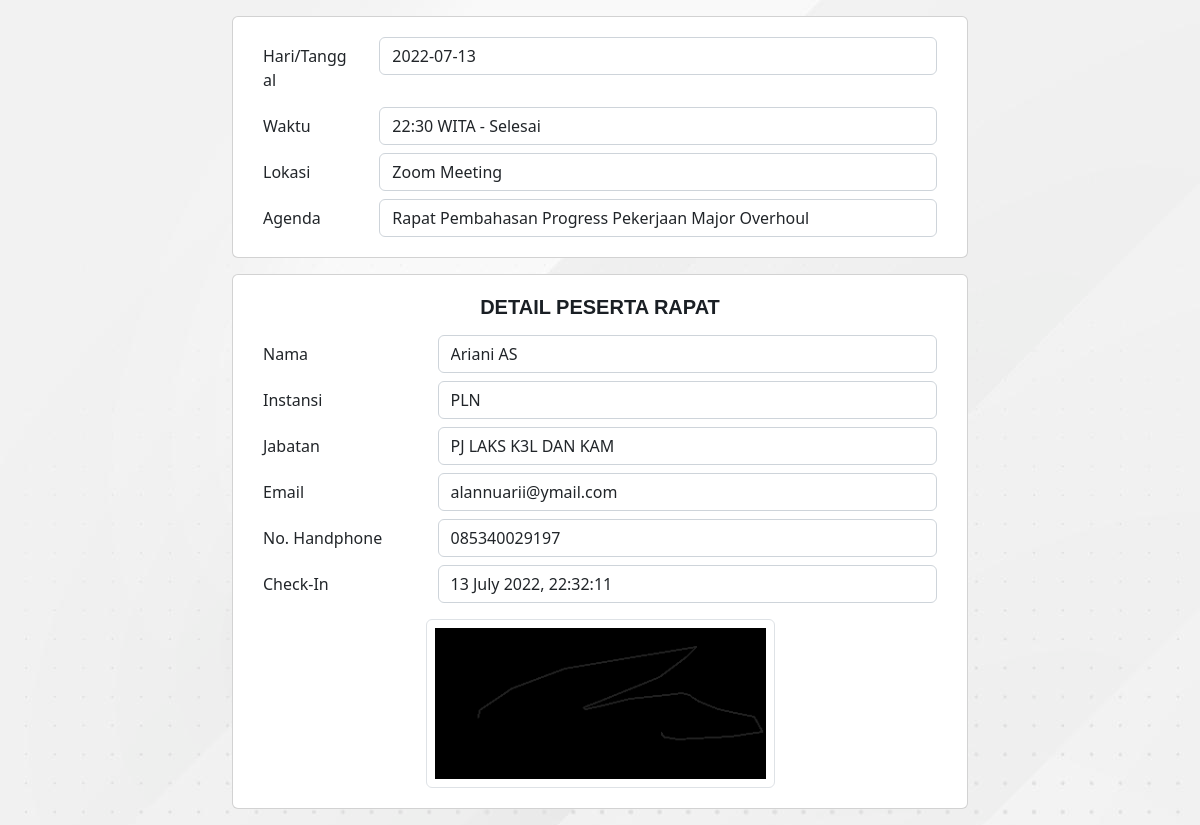
The page /detail-peserta/42191 on the database its author committed.
### app/models/agenda.py (models this page shows, shortened)
class Agenda(db.Model):
    id = db.Column(db.Integer, primary_key=True, autoincrement=True)
    tanggal = db.Column(db.String(30), nullable=False)
    waktu = db.Column(db.String(10), nullable=False)
    tempat = db.Column(db.String(80), nullable=False)
    link = db.Column(db.String(250), nullable=True)
    agenda = db.Column(db.String(150), nullable=False)
    absens = db.relationship('Absen', backref='agenda', cascade="all, delete-orphan")

### app/models/absen.py (models this page shows)
class Absen(db.Model):
    id = db.Column(db.Integer, primary_key=True)
    nama = db.Column(db.String(50), nullable=False)
    instansi = db.Column(db.String(80), nullable=False)
    jabatan = db.Column(db.String(50), nullable=False)
    email = db.Column(db.String(50), nullable=False)
    hp = db.Column(db.String(20), nullable=False)
    ttd = db.Column(db.String(50), nullable=False)
    qrcode = db.Column(db.String(50), nullable=False)
    checkin = db.Column(db.String(30), default=datetime.datetime.now().strftime('%d %B %Y, %H:%M:%S'))
    agenda_id = db.Column(db.Integer, db.ForeignKey('agenda.id'))
    def __repr__(self):
        return '<{}. {}>'.format(self.id, self.nama)

### app/routes.py (the view)
@app.route('/detail-peserta/<id>')
def detail_peserta(id):
    peserta = Absen.query.filter_by(id=id).first()
    print(peserta)
    return render_template('pages/detail-peserta.html', title='Detail Peserta Rapat', guest=peserta)

### app/templates/pages/detail-peserta.html (shortened to what this page needs)
<!DOCTYPE html>
<html lang="en">
  <head>
    {% include 'includes/styles.html' %}
  </head>
  <body>
    {% block content %}
    <main class="detail-peserta container position-absolute top-0 start-50 translate-middle-x mt-3">
      <div class="row">
        <div class="col-8 offset-2">
          <div class="card mb-3 card-judul">
            <div class="row mb-2">
              <label for="inputEmail3" class="col-sm-2 col-form-label">Hari/Tanggal</label>
              <div class="col-sm-10">
                <input type="email" class="form-control" id="inputEmail3" value="{{guest.agenda.tanggal}}" readonly />
              </div>
            </div>
            <div class="row mb-2">
              <label for="inputEmail3" class="col-sm-2 col-form-label">Waktu</label>
              <div class="col-sm-10">
                <input type="email" class="form-control" id="inputEmail3" value="{{guest.agenda.waktu}} WITA - Selesai" readonly />
              </div>
            </div>
            <div class="row mb-2">
              <label for="inputEmail3" class="col-sm-2 col-form-label">Lokasi</label>
              <div class="col-sm-10">
                <input type="email" class="form-control" id="inputEmail3" value="{{guest.agenda.tempat}}" readonly />
              </div>
            </div>
            <div class="row">
              <label for="inputEmail3" class="col-sm-2 col-form-label">Agenda</label>
              <div class="col-sm-10">
                <input type="email" class="form-control" id="inputEmail3" value="{{guest.agenda.agenda}}" readonly />
              </div>
            </div>
          </div>
          <div class="card mb-3">
            <h5 class="text-center fw-bolder mb-3">DETAIL PESERTA RAPAT</h5>
            <div class="row mb-2">
              <label for="inputEmail3" class="col-sm-3 col-form-label">Nama</label>
              <div class="col-sm-9">
                <input type="email" class="form-control" id="inputEmail3" value="{{guest.nama}}" readonly />
              </div>
            </div>
            <div class="row mb-2">
              <label for="inputEmail3" class="col-sm-3 col-form-label">Instansi</label>
              <div class="col-sm-9">
                <input type="email" class="form-control" id="inputEmail3" value="{{guest.instansi}}" readonly />
              </div>
            </div>
            <div class="row mb-2">
              <label for="inputEmail3" class="col-sm-3 col-form-label">Jabatan</label>
              <div class="col-sm-9">
                <input type="email" class="form-control" id="inputEmail3" value="{{guest.jabatan}}" readonly />
              </div>
            </div>
            <div class="row mb-2">
              <label for="inputEmail3" class="col-sm-3 col-form-label">Email</label>
              <div class="col-sm-9">
                <input type="email" class="form-control" id="inputEmail3" value="{{guest.email}}" readonly />
              </div>
            </div>
            <div class="row mb-2">
              <label for="inputEmail3" class="col-sm-3 col-form-label">No. Handphone</label>
              <div class="col-sm-9">
                <input type="email" class="form-control" id="inputEmail3" value="{{guest.hp}}" readonly />
              </div>
            </div>
            <div class="row mb-3">
              <label for="inputEmail3" class="col-sm-3 col-form-label">Check-In</label>
              <div class="col-sm-9">
                <input type="email" class="form-control" id="inputEmail3" value="{{guest.checkin}}" readonly />
              </div>
            </div>
            <div class="row d-flex justify-content-center">
              <img src="/static/upload/{{guest.ttd}}" class="img-thumbnail p-2 w-50" alt="" />
            </div>
          </div>
        </div>
      </div>
    </main>
    {% endblock %} {% include 'includes/scripts.html' %}
  </body>
</html>

### app/static/css/style.css (style rules this page uses)
:root { scroll-behavior: smooth; }
h1, h2, h3, h4, h5, h6, p, a { font-family: var(--font-primary); color: var(--color-text); }
body { background-image: url("../img/background.jpg"); padding-top: 5rem; }
.detail-peserta .card { padding: 20px 30px; }

### app/static/css/variables.css (style rules this page uses)
:root { --font-default: "Open Sans", system-ui, -apple-system, "Segoe UI", Roboto, "Helvetica Neue", Arial, "Noto Sans", "Liberation Sans", sans-serif, "Apple Color Emoji", "Segoe UI Emoji", "Segoe UI Symbol", "Noto Color Emoji"; --font-primary: "Source Sans Pro", sans-serif; --font-secondary: "Poppins", sans-serif; --color-bg: #fff; --color-text: #1a1f24; --color-text2: #adb5bd; --color-btn: #ee2110; --color-btn-hover: #ee2210d5; --color-btn2: #4a0e03; --color-btn2-hover: #4a0e03d5; }

### rows shown on the page
Agenda: agenda.tanggal "2022-07-13", agenda.waktu "22:30 WITA - Selesai", agenda.tempat "Zoom Meeting", agenda.agenda "Rapat Pembahasan Progress Pekerjaan Major Overhoul"
Absen: nama "Ariani AS", instansi "PLN", jabatan "PJ LAKS K3L DAN KAM", email "alannuarii@ymail.com", hp "085340029197", checkin "13 July 2022, 22:32:11", ttd (picture)
